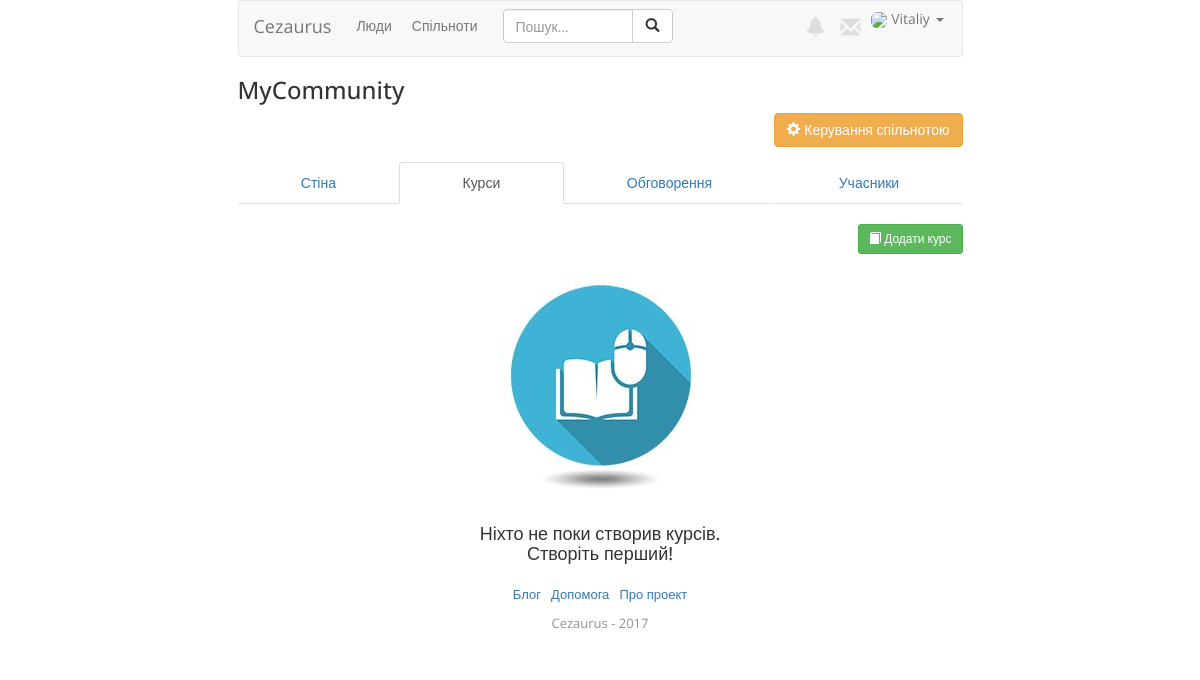
The page /c/1/courses/ (signed in) on the database as committed earlier.
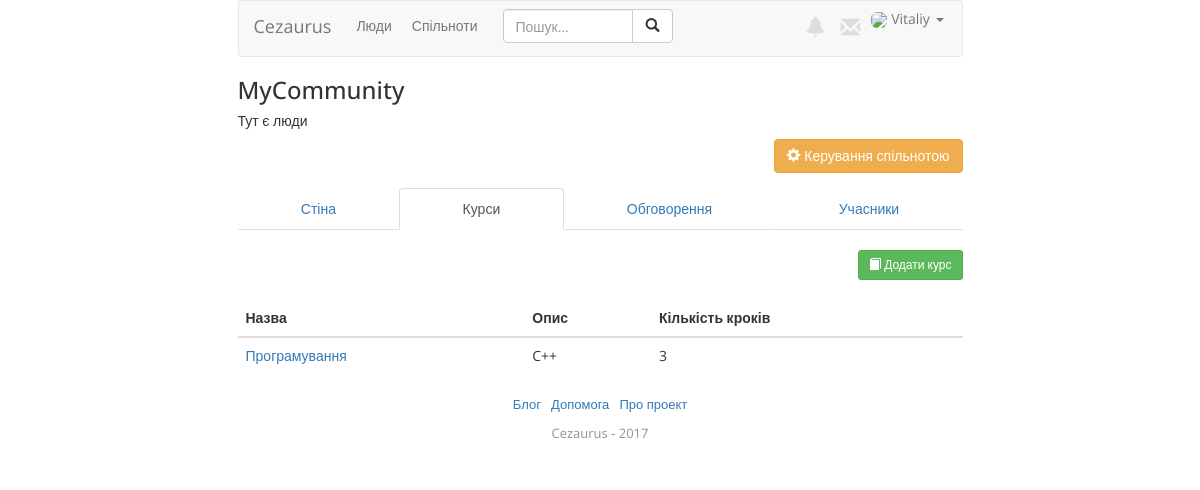
The same page on the database as committed later.
### communities/models.py (models this page shows, shortened)
class Community(models.Model):
    name = models.CharField(max_length=30)
    description = models.CharField(max_length=250, null=True, blank=True)
    administrators = models.ManyToManyField(User)
    invitation_code = models.CharField(null=True, blank=True, max_length=5)
    objects = CommunityManager()

### courser/models.py (models this page shows, shortened)
class Course(models.Model):
    name = models.CharField(max_length=40)
    description = models.CharField(max_length=80, null=True, blank=True)
    community = models.ForeignKey(Community, null=True, blank=True, on_delete=models.CASCADE)
    author = models.ForeignKey(User, on_delete=models.CASCADE)
    is_available = models.BooleanField(default=True)
    @property
    def get_steps_count(self):
        return self.get_steps.all().count()

### courser/views.py (the view, shortened to what this page needs)
# urls.py: url(r'^c/(?P<c_id>\d+)/courses/$', courser_views.courses, name='courses'),
@login_required()
def courses(request, c_id):
    c = get_object_or_404(Community, id=c_id)
    if c not in request.user.profile.communities.all():
        return HttpResponseForbidden('Немає доступу до курсів спільноти.')
    is_admin = False
    if request.user in c.administrators.all():
        is_admin = True
    data = {
        'com': c,
        'is_admin': is_admin,
    }
    if request.method == 'GET':
        course_fm = CourseForm()
        data['form'] = course_fm
        community_courses = Course.objects.filter(community=c)
        data['courses'] = community_courses
        return render(request, 'courser/courses.html', data)

### courser/forms.py
class CourseForm(forms.ModelForm):
    name = forms.CharField(label='Назва', max_length=40, min_length=3,
                           widget=forms.TextInput(attrs={'class': 'form-control'}),)
    description = forms.CharField(label='Опис', max_length=80, required=False,
                                  widget=forms.Textarea(attrs={'class': 'form-control',
                                                               'rows': '4'}),)
    class Meta:
        model = Course
        fields = ['name', 'description']

### profiler/models.py (called while the page is built)
    def get_picture(self):
        no_picture = 'http://i.imgur.com/CyZ1Gh3.png'
        try:
            filename = settings.MEDIA_ROOT + '/profile_pictures/' + self.user.username + '.jpg'
            picture_url = settings.MEDIA_URL + 'profile_pictures/' + self.user.username + '.jpg'
            if os.path.isfile(filename):
                return picture_url
            else:
                return no_picture
        except Exception as e:
            return no_picture

### templates/courser/courses.html (shortened to what this page needs)
{% extends 'base.html' %}
{% load static %}
{% block head %}
  <link rel="stylesheet" href="{% static 'css/community-style.css' %}">
{% endblock head %}
{% block body %}
   <div class="com-info-block">
     <h3>{{ com.name }}</h3>
     <h5>{{ com.description }}</h5>
      {% if is_admin %}
       <a href="{% url 'community_settings' c_id=com.id %}">
         <button type="button" class="btn btn-warning">
           <span class="glyphicon glyphicon-cog" aria-hidden="true"></span>
           Керування спільнотою
         </button>
       </a>
       {% endif %}
   </div>
   {% include 'communities/community-menu.html' with active='courses' %}
   {% if is_admin %}
   <div class="courses-block">
     <button type="button" class="btn btn-success btn-create-course btn-sm" data-toggle="modal" data-target="#CreateCourseModal">
       <span class="glyphicon glyphicon glyphicon-book" aria-hidden="true"></span>
         Додати курс
     </button>
   {% else %}
   <br>
   {% endif %}
  {% if courses %}
    <table class="table table-hover">
      <thead>
        <tr>
          <th>Назва</th>
          <th>Опис</th>
          <th>Кількість кроків</th>
        </tr>
      </thead>
      <tbody>
       {% for course in courses %}
        <tr>
          <td>
            <a href="{% url 'course' c_id=com.id cr_id=course.id %}">
              {{ course.name|truncatechars:28 }}
            </a>
          </td>
          <td>
           {% if course.description %}
            {{ course.description|truncatechars:30 }}
           {% else %}
           -
           {% endif %}
          </td>
          <td>
            {{ course.get_steps_count }}
          </td>
        </tr>
       {% endfor %}
      </tbody>
    </table>
  {% else %}
   <div class="no_courses text-center">
     <img src="{% static 'img/no_courses.jpg' %}" class="no_courses">
     <h4>Ніхто не поки створив курсів. <br> Створіть перший!</h4>
   </div>
  {% endif %}
   </div>
{% endblock body %}

### templates/base.html (shortened to what this page needs)
{% load static %}
<!DOCTYPE html>
<html lang="ru">
  <head>
    <link href="{% static 'css/bootstrap.min.css' %}" rel="stylesheet">
    <link href="{% static 'css/master-style.css' %}" rel="stylesheet">
    {% block head %}
    {% endblock %}
  </head>
  <body>
  <div class="container">
  <div class="header">
  <nav class="navbar navbar-default">
    <div class="container-fluid">
      <div class="navbar-header">
        <a class="navbar-brand" href="{% url 'index' %}">Cezaurus</a>
      </div>
      {% if user.is_authenticated %}
      <div class="collapse navbar-collapse" id="bs-example-navbar-collapse-1">
        <ul class="nav navbar-nav nav-links">
          <li><a href="{% url 'people' %}">Люди</a></li>
          <li><a href="{% url 'all_communities' %}">Спільноти</a></li>
        </ul>
        <form class="navbar-form navbar-left" action="{% url 'search' %}" method="get">
          <div class="input-group" style="width:170px">
            <input class="form-control" name="q" placeholder="Пошук..." autocomplete="off" type="text">
            <span class="input-group-btn">
            <button class="btn btn-default" type="submit">
              <span class="glyphicon glyphicon-search"></span>
            </button>
            </span>
          </div>
        </form>
        <ul class="nav navbar-nav navbar-right">
          <li>
            <a href="#" style="padding: 15px 10px 15px 10px;">
              <span class="glyphicon glyphicon-bell header-glyph" aria-hidden="true"></span>
            </a>
          </li>
          <li>
            <a href="#" style="padding: 15px 5px 15px 5px;">
              <span class="glyphicon glyphicon-envelope header-glyph" aria-hidden="true"></span>
            </a>
          </li>
          <li class="dropdown">
            <a href="#" class="dropdown-toggle header-link-profile" data-toggle="dropdown" role="button" aria-haspopup="true" aria-expanded="false" style="padding-bottom:10px;">
            <img src="{{ user.profile.get_picture }}" class="header-photo">
            {{ user.first_name }} <span class="caret"></span></a>
          </li>
        </ul>
      </div>
      {% endif %}
    </div>
  </nav>
  </div>
  <div class="content">
    {% block body %}
    {% endblock body %}
  </div>
  <div class="footer">
    <ul>
      <li>
        <a href="#">Блог&nbsp;</a>
      </li>
      <li>
        <a href="#">&nbsp;Допомога&nbsp;</a>
      </li>
      <li>
        <a href="#">&nbsp;Про проект </a>
      </li>
    </ul>
    <div class="footer-name">Cezaurus - 2017</div><br>
  </div>
  </div>
  </body>
</html>

### templates/communities/community-menu.html
   <div class="com-menu">
     <ul class="nav nav-tabs nav-justified">
        <li role="presentation" class="{% if active == 'wall' %}active{% endif %}"><a href="{% url 'community' c_id=com.id %}">Стіна</a></li>
        <li role="presentation" class="{% if active == 'courses' %}active{% endif %}"><a href="{% url 'courses' c_id=com.id %}">Курси</a></li>
        <li role="presentation" class="{% if active == 'discussions' %}active{% endif %}"><a href="{% url 'discussions' c_id=com.id %}">Обговорення</a></li>
        <li role="presentation" class="{% if active == 'members' %}active{% endif %}"><a href="{% url 'members' c_id=com.id %}">Учасники</a></li>
     </ul>
   </div>

### static/css/master-style.css (style rules this page uses)
body { font-family: 'Open Sans', sans-serif; }
.container { max-width: 755px; }
.header-glyph { font-size: 20px; color: #dddddd; }
.header-photo { max-width: 35px; max-height: 35px; border-radius: 6px; }
.nav-links > li > a { padding-left: 10px; padding-right: 10px; }
ul.nav.navbar-nav.navbar-right li.dropdown a.dropdown-toggle.header-link-profile { padding-top: 8px; padding-right: 3px; padding-left: 6px; }
.footer { margin-top: 20px; }
.footer > ul { clear: both; list-style: none; text-align: center; padding-left: 0; }
.footer > ul > li { display: inline; font-size: 13px; }
.footer-name { font-size: 13px; color: #939393; text-align: center; }

### static/css/community-style.css (style rules this page uses)
.com-info-block { margin-bottom: 25px; }
.com-info-block > a { float: right; margin-bottom: 15px; }
.com-menu { clear: both; }
.btn-create-course { float: right; margin: 20px 0 20px 0; }

Rows that differ between the two databases and show on the page:
changed Community "MyCommunity": description (not shown) → "Тут є люди"
added Course: name "Програмування", description "C++", get_steps_count "3"
Other text that changed with them:
text no longer shown: "Ніхто не поки створив курсів. Створіть перший!"
text now shown: "Назва Опис Кількість кроків"
